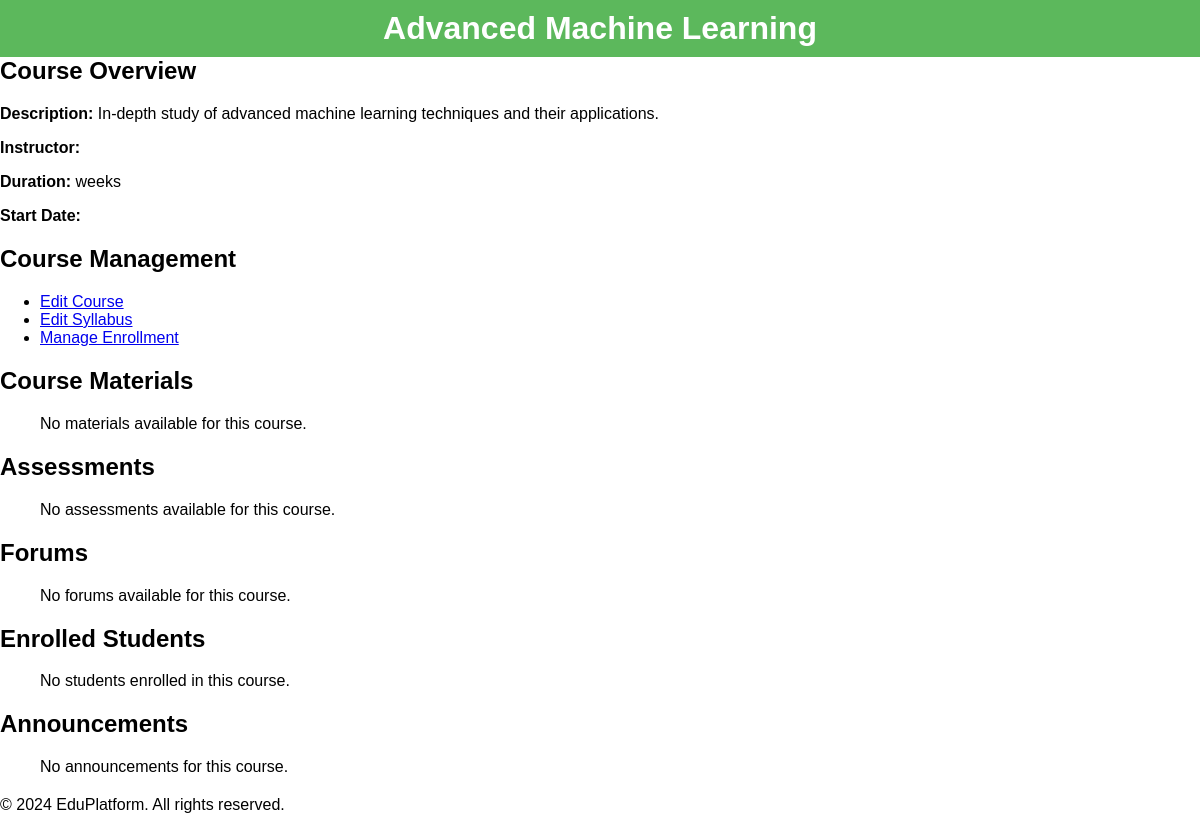
Page /course/2/ (signed in) on the committed database.
### education/models.py (models this page shows, shortened)
class Course(models.Model):
    title = models.CharField(max_length=255)
    description = models.TextField()
    slug = models.SlugField(unique=True, blank=True, max_length=255)
    status = models.CharField(max_length=50, choices=[('active', 'Active'), ('archived', 'Archived')], default='active')
    created_at = models.DateTimeField(auto_now_add=True)
    updated_at = models.DateTimeField(auto_now=True)
    teacher = models.ForeignKey(User, on_delete=models.CASCADE, related_name='courses_taught')

### education/views.py (the view)
# urls.py: path('course/<int:course_id>/', views.course_detail, name='course_detail'),
@login_required
def course_detail(request, course_id):
    course = get_object_or_404(Course, id=course_id)
    if request.user != course.teacher and not Enrollment.objects.filter(course=course, student=request.user).exists():
        messages.error(request, "You do not have access to this course.")
        return redirect('student_dashboard')
    assessments = Assessment.objects.filter(course=course)
    forums = Forum.objects.filter(course=course)
    context = {
        'course': course,
        'assessments': assessments,
        'forums': forums
    }
    return render(request, 'education/course_detail.html', context)

### education/templates/education/course_detail.html (shortened to what this page needs)
{% load static %}
<!DOCTYPE html>
<html lang="en">
<head>
    <link rel="stylesheet" href="{% static 'css/teacher_dashboard.css' %}">
</head>
<body>
    <header>
        <h1>{{ course.title }}</h1>
    </header>
    <main>
        <section class="course-overview">
            <h2>Course Overview</h2>
            <p><strong>Description:</strong> {{ course.description }}</p>
            <p><strong>Instructor:</strong> {{ course.instructor.name }}</p>
            <p><strong>Duration:</strong> {{ course.duration }} weeks</p>
            <p><strong>Start Date:</strong> {{ course.start_date }}</p>
        </section>
        <section class="course-management">
            <h2>Course Management</h2>
            <ul>
                <li><a href="{% url 'edit_course' course.id %}">Edit Course</a></li>
                <li><a href="{% url 'course_syllabus' course.id %}">Edit Syllabus</a></li>
                <li><a href="{% url 'manage_enrollment' course.id %}">Manage Enrollment</a></li>
            </ul>
        </section>
        <section class="course-materials">
            <h2>Course Materials</h2>
            <ul>
                {% for material in course_materials %}
                <li><a href="{{ material.file.url }}">{{ material.title }}</a> - {{ material.description }}</li>
                {% empty %}
                <p>No materials available for this course.</p>
                {% endfor %}
            </ul>
        </section>
        <section class="assessments">
            <h2>Assessments</h2>
            <ul>
                {% for assessment in assessments %}
                <li><a href="{% url 'assessment_detail' assessment.id %}">{{ assessment.title }}</a></li>
                {% empty %}
                <p>No assessments available for this course.</p>
                {% endfor %}
            </ul>
        </section>
        <section class="forums">
            <h2>Forums</h2>
            <ul>
                {% for forum in forums %}
                <li><a href="{% url 'forum_detail' forum.id %}">{{ forum.title }}</a></li>
                {% empty %}
                <p>No forums available for this course.</p>
                {% endfor %}
            </ul>
        </section>
        <section class="student-enrollment">
            <h2>Enrolled Students</h2>
            <ul>
                {% for student in students %}
                <li>{{ student.username }} - {% if student.is_active %}Active{% else %}Inactive{% endif %}</li>
                {% empty %}
                <p>No students enrolled in this course.</p>
                {% endfor %}
            </ul>
        </section>
        <section class="announcements">
            <h2>Announcements</h2>
            <ul>
                {% for announcement in announcements %}
                <li><strong>{{ announcement.title }}</strong> - {{ announcement.date }}<br>
                {{ announcement.content }}</li>
                {% empty %}
                <p>No announcements for this course.</p>
                {% endfor %}
            </ul>
        </section>
    </main>
    <footer>
        <p>© 2024 EduPlatform. All rights reserved.</p>
    </footer>
</body>
</html>

### education/static/css/teacher_dashboard.css (style rules this page uses)
body { font-family: Arial, sans-serif; margin: 0; padding: 0; }
header { background-color: #5cb85c; color: white; padding: 10px; text-align: center; position: relative; }
header h1 { margin: 0; }
section { margin-bottom: 20px; }
section h2 { margin-top: 0; }

### rows in the picture
Course: title "Advanced Machine Learning", description "In-depth study of advanced machine learning techniques and their applications."
